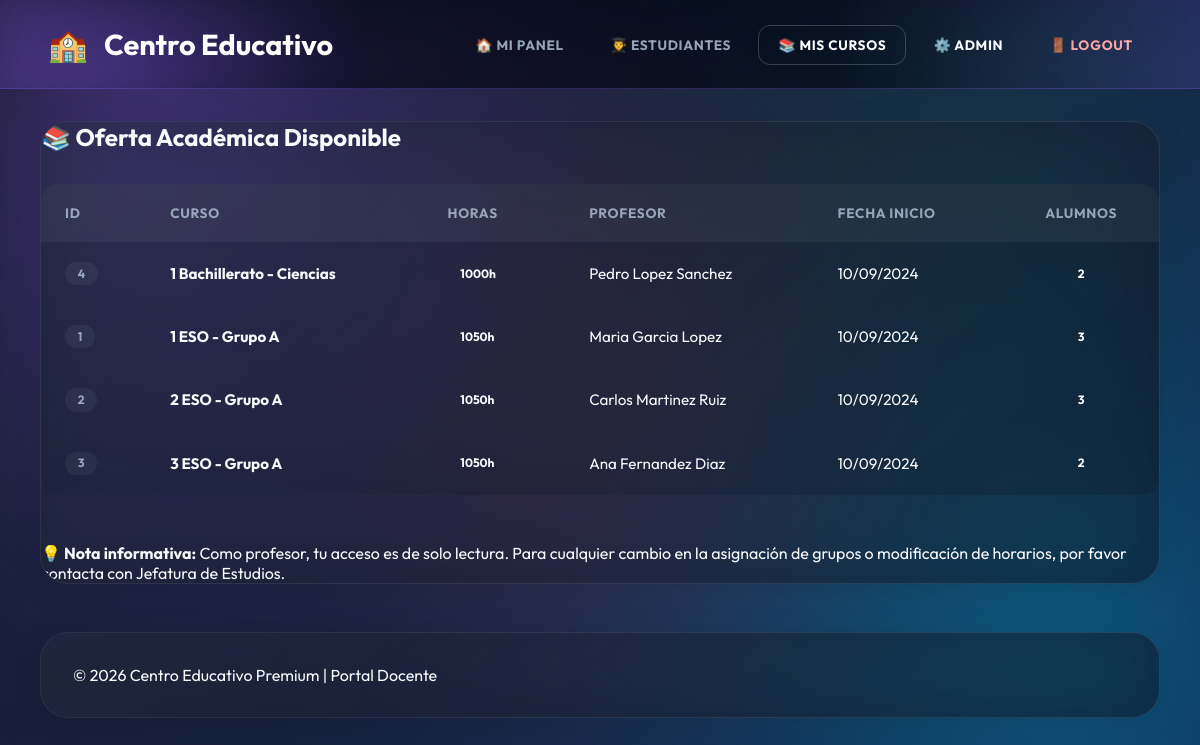
/profesor_cursos.php (signed in), run on the app's committed database.
### tables this page shows
CREATE TABLE cursos (
    id_curso INT AUTO_INCREMENT PRIMARY KEY,
    nombre VARCHAR(100) NOT NULL,
    descripcion TEXT,
    horas INT NOT NULL,
    id_profesor INT,
    fecha_inicio DATE NOT NULL,
    fecha_fin DATE,
    activo TINYINT(1) DEFAULT 1,
    CONSTRAINT fk_curso_profesor FOREIGN KEY (id_profesor) 
        REFERENCES profesores(id_profesor) ON DELETE SET NULL ON UPDATE CASCADE,
    CONSTRAINT chk_horas CHECK (horas > 0)
);

### includes/auth.php (called while the page is built, shortened)
<?php
function estaAutenticado() {
    return isset($_SESSION['usuario_id']) && isset($_SESSION['usuario_rol']);
}
function esAdmin() {
    return estaAutenticado() && $_SESSION['usuario_rol'] === 'admin';
}
?>

### profesor_cursos.php (the view, shortened to what this page needs)
<?php
require_once 'includes/conexion.php';
require_once 'includes/auth.php';
?>
<!DOCTYPE html>
<html lang="es">
<head>
    <link rel="stylesheet" href="css/estilos.css?v=5">
</head>
<body class="animate-fade">
    <header class="main-header">
        <div class="brand">
            <div style="font-size: 2rem;">🏫</div>
            <h1>Centro Educativo</h1>
        </div>
        <nav>
            <ul>
                <li><a href="profesor_panel.php">🏠 Mi Panel</a></li>
                <li><a href="profesor_estudiantes.php">👨‍🎓 Estudiantes</a></li>
                <li><a href="profesor_cursos.php" class="active">📚 Mis Cursos</a></li>
                <?php if (esAdmin()): ?>
                    <li><a href="index.php" style="color: var(--primary-light);">⚙️ Admin</a></li>
                <?php endif; ?>
                <li><a href="logout.php" style="color: #fca5a5;">🚪 Logout</a></li>
            </ul>
        </nav>
    </header>
    <div class="container">
        <div class="content glass-card">
            <h2 class="section-title"><span>📚</span> Oferta Académica Disponible</h2>
            <div class="table-container">
                <table>
                    <thead>
                        <tr>
                            <th>ID</th>
                            <th>Curso</th>
                            <th>Horas</th>
                            <th>Profesor</th>
                            <th>Fecha Inicio</th>
                            <th style="text-align: center;">Alumnos</th>
                        </tr>
                    </thead>
                    <tbody>
                        <?php
                        $sql = "SELECT c.*,
                                CONCAT(p.nombre, ' ', p.apellidos) as nombre_profesor,
                                COUNT(e.id_estudiante) as num_estudiantes
                                FROM cursos c
                                LEFT JOIN profesores p ON c.id_profesor = p.id_profesor
                                LEFT JOIN estudiantes e ON c.id_curso = e.id_curso AND e.activo = 1
                                WHERE c.activo = 1
                                GROUP BY c.id_curso
                                ORDER BY c.nombre";
                        $resultado = $conexion->query($sql);
                        while ($fila = $resultado->fetch_assoc()) {
                            echo "<tr>";
                            echo "<td><span class='badge' style='background: rgba(255,255,255,0.05); color: var(--text-muted);'>" . $fila['id_curso'] . "</span></td>";
                            echo "<td><strong>" . htmlspecialchars($fila['nombre']) . "</strong></td>";
                            echo "<td><span class='badge' style='border: 1px solid var(--border-glass);'>" . $fila['horas'] . "h</span></td>";
                            echo "<td>" . htmlspecialchars($fila['nombre_profesor'] ?? 'Sin asignar') . "</td>";
                            echo "<td>" . date('d/m/Y', strtotime($fila['fecha_inicio'])) . "</td>";
                            echo "<td style='text-align: center;'><span class='badge' style='background: var(--primary); font-weight: 700; width: 35px; display: inline-block;'>" . $fila['num_estudiantes'] . "</span></td>";
                            echo "</tr>";
                        }
                        ?>
                    </tbody>
                </table>
            </div>
            <div class="alert alert-info" style="margin-top: 3rem; border-radius: 12px; border-left: 4px solid var(--primary-light);">
                <p><strong>💡 Nota informativa:</strong> Como profesor, tu acceso es de solo lectura. Para cualquier cambio en la asignación de grupos o modificación de horarios, por favor contacta con Jefatura de Estudios.</p>
            </div>
        </div>
        <footer class="glass-card" style="margin-top: 3rem; padding: 2rem;">
            <p>&copy; <?php echo date('Y'); ?> Centro Educativo Premium | Portal Docente</p>
        </footer>
    </div>
</body>
</html>

### css/estilos.css (style rules this page uses)
:root { --c-primary: #8b5cf6; --c-secondary: #06b6d4; --c-accent: #f472b6; --c-success: #10b981; --c-danger: #ef4444; --c-warning: #f59e0b; --c-bg: #1e293b; --text-main: #f8fafc; --text-muted: #94a3b8; --glass-bg: rgba(15, 23, 42, 0.6); --glass-border: rgba(255, 255, 255, 0.1); --glass-blur: blur(28px); --glass-nav: rgba(3, 7, 18, 0.7); --bento-gap: 1.5rem; --radius-bento: 28px; --radius-s: 12px; --radius-m: 18px; --radius-full: 9999px; --ease-out-expo: cubic-bezier(0.19, 1, 0.22, 1); --transition-fast: all 0.2s var(--ease-out-expo); --transition-base: all 0.4s var(--ease-out-expo); --transition-smooth: all 0.6s var(--ease-out-expo); }
* { margin: 0; padding: 0; box-sizing: border-box; }
body { font-family: 'Outfit', 'Inter', sans-serif; color: var(--text-main); background: linear-gradient(135deg, #1a1a2e 0%, #16213e 50%, #0f3460 100%); overflow-x: hidden; position: relative; min-height: 100vh; }
body::before { content: ""; position: fixed; top: 0; left: 0; width: 100%; height: 100%; background: radial-gradient(circle at 10% 20%, rgba(139, 92, 246, 0.4) 0%, transparent 40%), radial-gradient(circle at 90% 80%, rgba(6, 182, 212, 0.35) 0%, transparent 40%), radial-gradient(circle at 50% 50%, rgba(244, 114, 182, 0.2) 0%, transparent 50%), radial-gradient(circle at 80% 20%, rgba(16, 185, 129, 0.15) 0%, transparent 30%); filter: blur(80px); z-index: -1; animation: meshRotate 25s ease-in-out infinite alternate; }
h1, h2, h3, .brand-font { font-family: 'Outfit', sans-serif; font-weight: 700; }
.container { width: 96%; max-width: 1700px; margin: 0 auto; padding: 2rem 1rem; }
.glass-card { background: var(--glass-bg); backdrop-filter: var(--glass-blur); -webkit-backdrop-filter: var(--glass-blur); border: 1px solid var(--glass-border); border-radius: var(--radius-bento); box-shadow: 0 4px 30px rgba(0, 0, 0, 0.1); transition: var(--transition-base); position: relative; overflow: hidden; }
.glass-card::after { content: ""; position: absolute; top: 0; left: 0; width: 100%; height: 100%; background: linear-gradient(135deg, rgba(255, 255, 255, 0.05) 0%, transparent 100%); pointer-events: none; }
header.main-header { display: flex; justify-content: space-between; align-items: center; padding: 1.5rem 3rem; margin-bottom: 0; border-radius: 0; background: linear-gradient(90deg, rgba(139, 92, 246, 0.15) 0%, var(--glass-nav) 30%, var(--glass-nav) 70%, rgba(139, 92, 246, 0.15) 100%); backdrop-filter: blur(15px); -webkit-backdrop-filter: blur(15px); border: none; border-bottom: 1px solid rgba(139, 92, 246, 0.3); position: sticky; top: 0; z-index: 1000; }
.brand { display: flex; align-items: center; gap: 1rem; }
.brand h1 { font-size: 1.8rem; margin-bottom: 0; background: #fff; -webkit-background-clip: text; background-clip: text; -webkit-text-fill-color: transparent; }
nav { margin-bottom: 0; }
nav ul { list-style: none; display: flex; gap: 0.5rem; padding: 0; background: transparent; border: none; backdrop-filter: none; }
nav ul li a { padding: 0.6rem 1.2rem; color: var(--text-muted); text-transform: uppercase; letter-spacing: 0.05em; font-size: 0.85rem; font-weight: 700; border-radius: var(--radius-s); text-decoration: none; }
nav ul li a.active { background: var(--primary); color: #fff; box-shadow: 0 8px 20px rgba(var(--primary-h), var(--primary-s), 20%); border: 1px solid rgba(255, 255, 255, 0.2); }
.badge { display: inline-block; padding: 0.35rem 0.8rem; font-size: 0.75rem; font-weight: 700; border-radius: var(--radius-s); text-decoration: none !important; border-bottom: none !important; box-shadow: none !important; line-height: 1; text-align: center; vertical-align: middle; }
.table-container { margin-top: 2rem; border-radius: var(--radius-m); overflow: hidden; border: 1px solid var(--border-glass); }
table { width: 100%; border-collapse: collapse; background: rgba(15, 23, 42, 0.3); }
th { background: rgba(255, 255, 255, 0.05); padding: 1.25rem 1.5rem; text-align: left; font-size: 0.85rem; text-transform: uppercase; letter-spacing: 0.05em; color: var(--text-muted); border-bottom: 1px solid var(--border-glass); }
td { padding: 1.25rem 1.5rem; border-bottom: 1px solid var(--border-glass); color: var(--text-main); font-size: 0.95rem; }
td a, table a, .stat-value, span, .badge { text-decoration: none !important; border-bottom: none !important; }
.animate-fade { animation: fadeIn 0.8s var(--ease-out-expo) forwards; }

### data on the page
cursos: id_curso "4", nombre "1 Bachillerato - Ciencias", horas "1000", nombre_profesor "Pedro Lopez Sanchez", fecha_inicio "10/09/2024", num_estudiantes "2"
cursos: id_curso "1", nombre "1 ESO - Grupo A", horas "1050", nombre_profesor "Maria Garcia Lopez", fecha_inicio "10/09/2024", num_estudiantes "3"
cursos: id_curso "2", nombre "2 ESO - Grupo A", horas "1050", nombre_profesor "Carlos Martinez Ruiz", fecha_inicio "10/09/2024", num_estudiantes "3"
cursos: id_curso "3", nombre "3 ESO - Grupo A", horas "1050", nombre_profesor "Ana Fernandez Diaz", fecha_inicio "10/09/2024", num_estudiantes "2"
